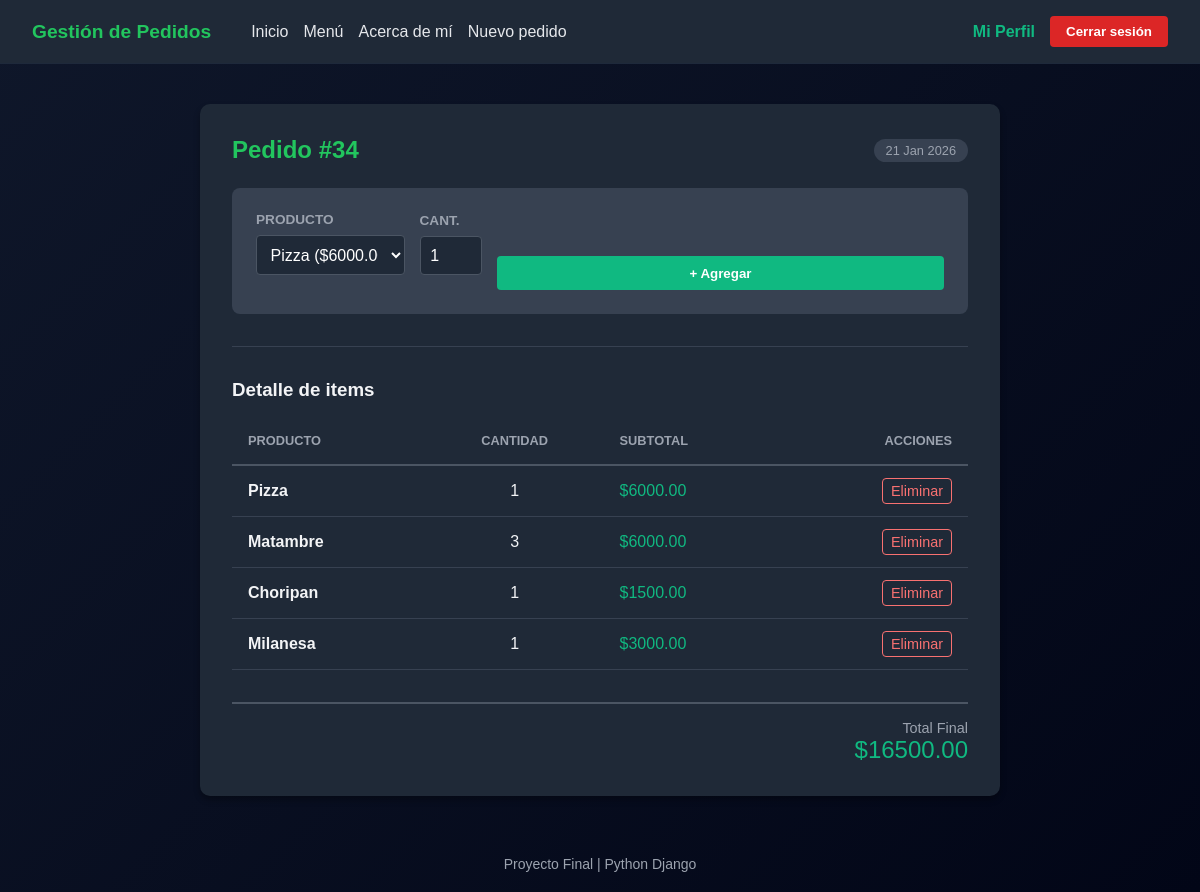
Screenshot of /pedido/34/ (signed in) with the database file from the repository.
### core/models.py (models this page shows, shortened)
class Pedido(models.Model):
    cliente = models.ForeignKey(User, on_delete=models.CASCADE)
    creado = models.DateTimeField(auto_now_add=True)
    estado = models.CharField(max_length=20, default='Pendiente')

class PedidoProducto(models.Model):
    pedido = models.ForeignKey(Pedido, on_delete=models.CASCADE)
    producto = models.ForeignKey(Producto, on_delete=models.CASCADE)
    cantidad = models.PositiveIntegerField(default=1)
    def subtotal(self):
        return self.cantidad * self.producto.precio

class Producto(models.Model):
    nombre = models.CharField(max_length=100)
    precio = models.DecimalField(max_digits=8, decimal_places=2)
    descripcion = RichTextField(null=True, blank=True)
    imagen = models.ImageField(upload_to='productos/', null=True, blank=True)
    fecha_creacion = models.DateTimeField(default=timezone.now)

### core/views.py (the view, shortened to what this page needs)
# urls.py: path('pedido/<int:pedido_id>/', views.detalle_pedido, name='detalle_pedido'),
@login_required
def detalle_pedido(request, pedido_id):
    pedido = get_object_or_404(Pedido, id=pedido_id, cliente=request.user)
    items = PedidoProducto.objects.filter(pedido=pedido)
    productos = Producto.objects.all()
    total = sum(item.subtotal() for item in items)
    return render(request, 'core/detalle_pedido.html', {
        'pedido': pedido,
        'items': items,
        'productos': productos,
        'total': total
    })

### core/templates/core/detalle_pedido.html (shortened to what this page needs)
{% extends 'core/base.html' %}
{% block content %}
<div class="order-card">
    <div style="display: flex; justify-content: space-between; align-items: center; margin-bottom: 1.5rem;">
        <h2 style="margin:0;">Pedido #{{ pedido.id }}</h2>
        <span style="background: #374151; padding: 4px 12px; border-radius: 20px; font-size: 0.8rem; color: #9ca3af;">
            {{ pedido.creado|date:"d M Y" }}
        </span>
    </div>
    <form method="post" class="form-row">
        <div class="form-group" style="flex-grow: 1;">
            <label class="form-label">Producto</label>
            <select name="producto" class="form-control" required>
                {% for producto in productos %}
                    <option value="{{ producto.id }}">
                        {{ producto.nombre }} (${{ producto.precio }})
                    </option>
                {% endfor %}
            </select>
        </div>
        <div class="form-group" style="width: 100px;">
            <label class="form-label">Cant.</label>
            <input type="number" name="cantidad" min="1" value="1" class="form-control" required>
        </div>
        <button type="submit" class="btn-add">
            + Agregar
        </button>
    </form>
    <hr style="border: 0; border-top: 1px solid #374151; margin: 2rem 0;">
    {% if items %}
        <h3>Detalle de items</h3>
        <table>
            <thead>
                <tr>
                    <th>Producto</th>
                    <th style="text-align: center;">Cantidad</th>
                    <th>Subtotal</th>
                    <th style="text-align: right;">Acciones</th>
                </tr>
            </thead>
            <tbody>
                {% for item in items %}
                <tr>
                    <td style="font-weight: bold;">{{ item.producto.nombre }}</td>
                    <td style="text-align: center;">{{ item.cantidad }}</td>
                    <td style="color: #10b981;">${{ item.subtotal }}</td>
                    <td style="text-align: right;">
                        <a href="{% url 'eliminar_item' item.id %}" class="delete-btn">Eliminar</a>
                    </td>
                </tr>
                {% endfor %}
            </tbody>
        </table>
        <div class="total-section">
            <small style="font-size: 0.9rem; color: #9ca3af; display:block;">Total Final</small>
            ${{ total }}
        </div>
    {% else %}
        <div style="text-align: center; padding: 2rem; color: #9ca3af;">
            <p>El carrito está vacío. ¡Agrega tu primer producto arriba!</p>
        </div>
    {% endif %}
</div>
{% endblock %}

### core/static/core/css/style.css (style rules this page uses)
* { margin: 0; padding: 0; box-sizing: border-box; font-family: Arial, Helvetica, sans-serif; }
body { background: linear-gradient(135deg, #0f172a, #020617); color: #e5e7eb; min-height: 100vh; }
h1, h2 { margin-bottom: 20px; color: #22c55e; }
form div { margin-bottom: 15px; }
input, select, button { width: 100%; padding: 8px; border-radius: 5px; border: none; }
button { background-color: #22c55e; color: #020617; font-weight: bold; cursor: pointer; }

### core/templates/core/detalle_pedido.html (style rules this page uses)
.order-card { background-color: #1f2937; border-radius: 10px; box-shadow: 0 4px 6px rgba(0, 0, 0, 0.3); padding: 2rem; max-width: 800px; margin: 2rem auto; color: #f3f4f6; }
.form-row { display: flex; gap: 15px; margin-bottom: 2rem; align-items: flex-end; background-color: #374151; padding: 1.5rem; border-radius: 8px; }
.form-group { display: flex; flex-direction: column; }
.form-label { margin-bottom: 0.5rem; font-size: 0.85rem; color: #9ca3af; font-weight: bold; text-transform: uppercase; }
.form-control { padding: 0.6rem; border-radius: 4px; border: 1px solid #4b5563; background-color: #1f2937; color: white; font-size: 1rem; }
.btn-add { background-color: #10b981; color: white; padding: 0.6rem 1.5rem; border-radius: 4px; border: none; cursor: pointer; font-weight: bold; transition: background-color 0.2s; height: fit-content; }
table { width: 100%; border-collapse: collapse; margin-top: 1rem; }
th { text-align: left; padding: 1rem; border-bottom: 2px solid #4b5563; color: #9ca3af; text-transform: uppercase; font-size: 0.8rem; }
td { padding: 1rem; border-bottom: 1px solid #374151; vertical-align: middle; }
.delete-btn { color: #f87171; text-decoration: none; font-size: 0.9rem; border: 1px solid #f87171; padding: 4px 8px; border-radius: 4px; transition: all 0.2s; }
.total-section { margin-top: 2rem; text-align: right; font-size: 1.5rem; border-top: 2px solid #4b5563; padding-top: 1rem; color: #10b981; }

### rows the page displays
Pedido: id "34", creado "21 Jan 2026"
PedidoProducto: producto.nombre "Pizza", cantidad "1", subtotal "6000.00"
PedidoProducto: producto.nombre "Matambre", cantidad "3", subtotal "6000.00"
PedidoProducto: producto.nombre "Choripan", cantidad "1", subtotal "1500.00"
PedidoProducto: producto.nombre "Milanesa", cantidad "1", subtotal "3000.00"

### other values shown
{{ total }} "16500.00"
form field producto "Pizza ($6000.00)"
